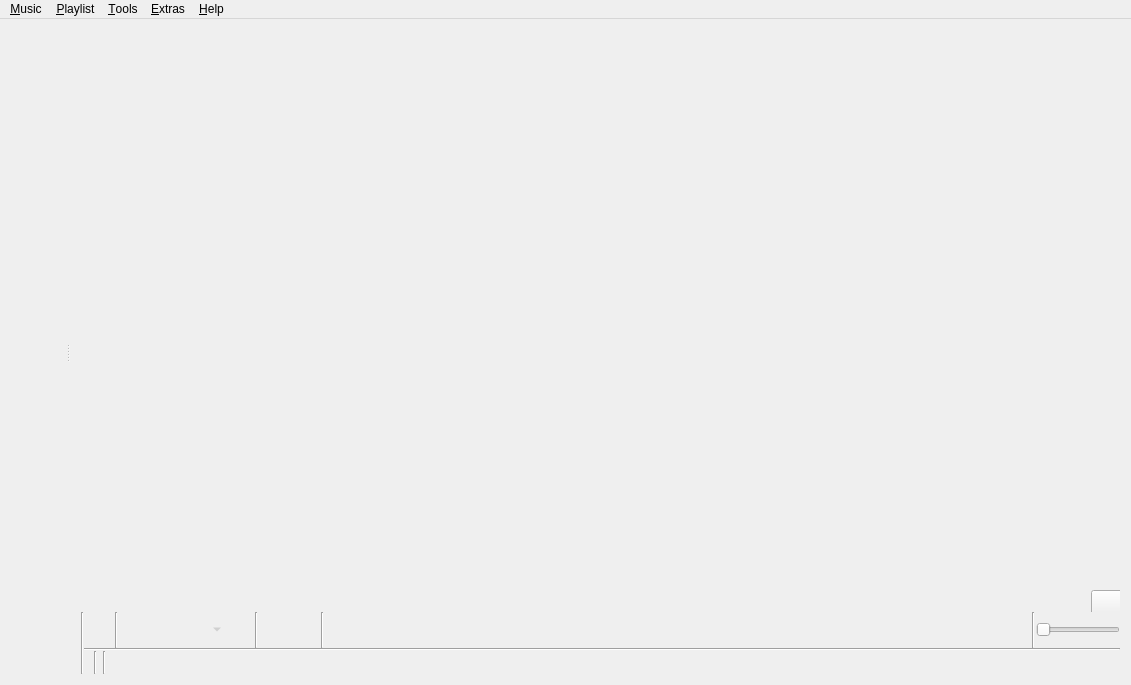
<?xml version="1.0" encoding="UTF-8"?>
<ui version="4.0">
 <class>MainWindow</class>
 <widget class="QMainWindow" name="MainWindow">
  <property name="geometry">
   <rect>
    <x>0</x>
    <y>0</y>
    <width>1131</width>
    <height>685</height>
   </rect>
  </property>
  <property name="windowTitle">
   <string>AudioWire</string>
  </property>
  <property name="windowIcon">
   <iconset resource="../../data/data.qrc">
    <normaloff>:/icon.png</normaloff>:/icon.png</iconset>
  </property>
  <widget class="QWidget" name="centralWidget">
   <layout class="QVBoxLayout" name="verticalLayout_8">
    <property name="spacing">
     <number>0</number>
    </property>
    <property name="margin">
     <number>0</number>
    </property>
    <item>
     <widget class="QSplitter" name="splitter">
      <property name="orientation">
       <enum>Qt::Horizontal</enum>
      </property>
      <widget class="QWidget" name="sidebar_layout">
       <layout class="QVBoxLayout" name="verticalLayout_4">
        <property name="spacing">
         <number>0</number>
        </property>
        <item>
         <widget class="FancyTabWidget" name="tabs" native="true"/>
        </item>
        <item>
         <widget class="NowPlayingWidget" name="now_playing" native="true"/>
        </item>
       </layout>
      </widget>
      <widget class="QWidget" name="playlist_layout">
       <layout class="QVBoxLayout" name="verticalLayout_7">
        <property name="spacing">
         <number>0</number>
        </property>
        <item>
         <widget class="PlaylistContainer" name="playlist" native="true">
          <property name="sizePolicy">
           <sizepolicy hsizetype="Preferred" vsizetype="Expanding">
            <horstretch>0</horstretch>
            <verstretch>0</verstretch>
           </sizepolicy>
          </property>
          <widget class="QPushButton" name="pushButton">
           <property name="geometry">
            <rect>
             <x>1010</x>
             <y>560</y>
             <width>98</width>
             <height>27</height>
            </rect>
           </property>
           <property name="text">
            <string>Algo IA</string>
           </property>
          </widget>
          <addaction name="action_edit_track"/>
          <addaction name="action_edit_value"/>
         </widget>
        </item>
        <item>
         <layout class="QHBoxLayout" name="horizontalLayout_4">
          <property name="spacing">
           <number>0</number>
          </property>
          <item>
           <widget class="Line" name="line_6">
            <property name="orientation">
             <enum>Qt::Vertical</enum>
            </property>
           </widget>
          </item>
          <item>
           <widget class="QWidget" name="player_controls_container" native="true">
            <layout class="QVBoxLayout" name="player_controls_layout">
             <property name="spacing">
              <number>0</number>
             </property>
             <property name="margin">
              <number>0</number>
             </property>
             <item>
              <widget class="QFrame" name="player_controls">
               <property name="frameShape">
                <enum>QFrame::NoFrame</enum>
               </property>
               <layout class="QHBoxLayout" name="horizontalLayout_2">
                <property name="spacing">
                 <number>1</number>
                </property>
                <property name="margin">
                 <number>0</number>
                </property>
                <item>
                 <widget class="QToolButton" name="clear_playlist_button">
                  <property name="iconSize">
                   <size>
                    <width>22</width>
                    <height>22</height>
                   </size>
                  </property>
                  <property name="autoRaise">
                   <bool>true</bool>
                  </property>
                 </widget>
                </item>
                <item>
                 <widget class="Line" name="line_3">
                  <property name="orientation">
                   <enum>Qt::Vertical</enum>
                  </property>
                 </widget>
                </item>
                <item>
                 <widget class="QToolButton" name="back_button">
                  <property name="iconSize">
                   <size>
                    <width>22</width>
                    <height>22</height>
                   </size>
                  </property>
                  <property name="autoRaise">
                   <bool>true</bool>
                  </property>
                 </widget>
                </item>
                <item>
                 <widget class="QToolButton" name="pause_play_button">
                  <property name="iconSize">
                   <size>
                    <width>22</width>
                    <height>22</height>
                   </size>
                  </property>
                  <property name="autoRaise">
                   <bool>true</bool>
                  </property>
                 </widget>
                </item>
                <item>
                 <widget class="QToolButton" name="stop_button">
                  <property name="enabled">
                   <bool>false</bool>
                  </property>
                  <property name="iconSize">
                   <size>
                    <width>22</width>
                    <height>22</height>
                   </size>
                  </property>
                  <property name="popupMode">
                   <enum>QToolButton::MenuButtonPopup</enum>
                  </property>
                  <property name="autoRaise">
                   <bool>true</bool>
                  </property>
                 </widget>
                </item>
                <item>
                 <widget class="QToolButton" name="forward_button">
                  <property name="iconSize">
                   <size>
                    <width>22</width>
                    <height>22</height>
                   </size>
                  </property>
                  <property name="autoRaise">
                   <bool>true</bool>
                  </property>
                 </widget>
                </item>
                <item>
                 <widget class="QWidget" name="last_fm_controls" native="true">
                  <layout class="QHBoxLayout" name="horizontalLayout_3">
                   <property name="spacing">
                    <number>1</number>
                   </property>
                   <property name="margin">
                    <number>0</number>
                   </property>
                   <item>
                    <widget class="Line" name="lastfm_line">
                     <property name="orientation">
                      <enum>Qt::Vertical</enum>
                     </property>
                    </widget>
                   </item>
                   <item>
                    <widget class="QToolButton" name="love_button">
                     <property name="iconSize">
                      <size>
                       <width>22</width>
                       <height>22</height>
                      </size>
                     </property>
                     <property name="autoRaise">
                      <bool>true</bool>
                     </property>
                    </widget>
                   </item>
                   <item>
                    <widget class="QToolButton" name="ban_button">
                     <property name="iconSize">
                      <size>
                       <width>22</width>
                       <height>22</height>
                      </size>
                     </property>
                     <property name="autoRaise">
                      <bool>true</bool>
                     </property>
                    </widget>
                   </item>
                  </layout>
                 </widget>
                </item>
                <item>
                 <widget class="Line" name="line">
                  <property name="orientation">
                   <enum>Qt::Vertical</enum>
                  </property>
                 </widget>
                </item>
                <item>
                 <widget class="AnalyzerContainer" name="analyzer" native="true">
                  <property name="sizePolicy">
                   <sizepolicy hsizetype="Expanding" vsizetype="Preferred">
                    <horstretch>100</horstretch>
                    <verstretch>0</verstretch>
                   </sizepolicy>
                  </property>
                  <property name="minimumSize">
                   <size>
                    <width>0</width>
                    <height>36</height>
                   </size>
                  </property>
                 </widget>
                </item>
                <item>
                 <spacer name="horizontalSpacer">
                  <property name="orientation">
                   <enum>Qt::Horizontal</enum>
                  </property>
                  <property name="sizeType">
                   <enum>QSizePolicy::Expanding</enum>
                  </property>
                  <property name="sizeHint" stdset="0">
                   <size>
                    <width>0</width>
                    <height>0</height>
                   </size>
                  </property>
                 </spacer>
                </item>
                <item>
                 <widget class="Line" name="line_4">
                  <property name="orientation">
                   <enum>Qt::Vertical</enum>
                  </property>
                 </widget>
                </item>
                <item>
                 <widget class="Amarok::VolumeSlider" name="volume">
                  <property name="sizePolicy">
                   <sizepolicy hsizetype="Minimum" vsizetype="Fixed">
                    <horstretch>0</horstretch>
                    <verstretch>0</verstretch>
                   </sizepolicy>
                  </property>
                  <property name="maximum">
                   <number>100</number>
                  </property>
                  <property name="orientation">
                   <enum>Qt::Horizontal</enum>
                  </property>
                 </widget>
                </item>
               </layout>
              </widget>
             </item>
             <item>
              <widget class="QWidget" name="status_bar" native="true">
               <property name="sizePolicy">
                <sizepolicy hsizetype="Preferred" vsizetype="Fixed">
                 <horstretch>0</horstretch>
                 <verstretch>0</verstretch>
                </sizepolicy>
               </property>
               <layout class="QVBoxLayout" name="status_bar_layout">
                <property name="spacing">
                 <number>0</number>
                </property>
                <property name="margin">
                 <number>0</number>
                </property>
                <item>
                 <widget class="Line" name="status_bar_line">
                  <property name="orientation">
                   <enum>Qt::Horizontal</enum>
                  </property>
                 </widget>
                </item>
                <item>
                 <widget class="QWidget" name="status_bar_internal" native="true">
                  <property name="sizePolicy">
                   <sizepolicy hsizetype="Preferred" vsizetype="Fixed">
                    <horstretch>0</horstretch>
                    <verstretch>0</verstretch>
                   </sizepolicy>
                  </property>
                  <layout class="QHBoxLayout" name="horizontalLayout">
                   <property name="spacing">
                    <number>3</number>
                   </property>
                   <property name="margin">
                    <number>0</number>
                   </property>
                   <item>
                    <widget class="QStackedWidget" name="status_bar_stack">
                     <widget class="MultiLoadingIndicator" name="multi_loading_indicator"/>
                     <widget class="QWidget" name="playlist_summary_page">
                      <layout class="QVBoxLayout" name="playlist_summary_layout">
                       <property name="spacing">
                        <number>0</number>
                       </property>
                       <property name="margin">
                        <number>0</number>
                       </property>
                       <item>
                        <widget class="QLabel" name="playlist_summary">
                         <property name="alignment">
                          <set>Qt::AlignRight|Qt::AlignTrailing|Qt::AlignVCenter</set>
                         </property>
                        </widget>
                       </item>
                      </layout>
                     </widget>
                    </widget>
                   </item>
                   <item>
                    <widget class="Line" name="line_5">
                     <property name="orientation">
                      <enum>Qt::Vertical</enum>
                     </property>
                    </widget>
                   </item>
                   <item>
                    <widget class="PlaylistSequence" name="playlist_sequence" native="true"/>
                   </item>
                   <item>
                    <widget class="Line" name="line_2">
                     <property name="orientation">
                      <enum>Qt::Vertical</enum>
                     </property>
                    </widget>
                   </item>
                   <item>
                    <widget class="QToolButton" name="scrobbling_button">
                     <property name="enabled">
                      <bool>true</bool>
                     </property>
                     <property name="sizePolicy">
                      <sizepolicy hsizetype="Fixed" vsizetype="Fixed">
                       <horstretch>0</horstretch>
                       <verstretch>0</verstretch>
                      </sizepolicy>
                     </property>
                     <property name="text">
                      <string/>
                     </property>
                     <property name="iconSize">
                      <size>
                       <width>16</width>
                       <height>16</height>
                      </size>
                     </property>
                     <property name="autoRaise">
                      <bool>true</bool>
                     </property>
                    </widget>
                   </item>
                   <item>
                    <widget class="TrackSlider" name="track_slider" native="true">
                     <property name="sizePolicy">
                      <sizepolicy hsizetype="Preferred" vsizetype="Preferred">
                       <horstretch>10</horstretch>
                       <verstretch>0</verstretch>
                      </sizepolicy>
                     </property>
                    </widget>
                   </item>
                  </layout>
                 </widget>
                </item>
               </layout>
              </widget>
             </item>
            </layout>
           </widget>
          </item>
         </layout>
        </item>
       </layout>
      </widget>
     </widget>
    </item>
   </layout>
  </widget>
  <widget class="QMenuBar" name="menuBar">
   <property name="geometry">
    <rect>
     <x>0</x>
     <y>0</y>
     <width>1131</width>
     <height>25</height>
    </rect>
   </property>
   <widget class="QMenu" name="menu_music">
    <property name="title">
     <string>&amp;Music</string>
    </property>
    <addaction name="action_open_media"/>
    <addaction name="action_open_cd"/>
    <addaction name="action_add_podcast"/>
    <addaction name="separator"/>
    <addaction name="action_previous_track"/>
    <addaction name="action_play_pause"/>
    <addaction name="action_stop"/>
    <addaction name="action_next_track"/>
    <addaction name="separator"/>
    <addaction name="action_mute"/>
    <addaction name="separator"/>
    <addaction name="action_love"/>
    <addaction name="action_ban"/>
    <addaction name="separator"/>
    <addaction name="action_quit"/>
   </widget>
   <widget class="QMenu" name="menu_playlist">
    <property name="title">
     <string>&amp;Playlist</string>
    </property>
    <addaction name="action_add_file"/>
    <addaction name="action_add_folder"/>
    <addaction name="action_add_stream"/>
    <addaction name="separator"/>
    <addaction name="action_shuffle_mode"/>
    <addaction name="action_repeat_mode"/>
    <addaction name="separator"/>
    <addaction name="action_new_playlist"/>
    <addaction name="action_save_playlist"/>
    <addaction name="action_load_playlist"/>
    <addaction name="separator"/>
    <addaction name="action_jump"/>
    <addaction name="action_clear_playlist"/>
    <addaction name="action_shuffle"/>
    <addaction name="action_remove_duplicates"/>
   </widget>
   <widget class="QMenu" name="menu_help">
    <property name="title">
     <string>&amp;Help</string>
    </property>
    <addaction name="action_about"/>
    <addaction name="action_about_qt"/>
    <addaction name="separator"/>
    <addaction name="separator"/>
   </widget>
   <widget class="QMenu" name="menu_extras">
    <property name="title">
     <string>&amp;Extras</string>
    </property>
    <addaction name="action_rain"/>
    <addaction name="action_hypnotoad"/>
    <addaction name="action_enterprise"/>
    <addaction name="action_kittens"/>
    <addaction name="action_console"/>
    <addaction name="separator"/>
   </widget>
   <widget class="QMenu" name="menu_tools">
    <property name="title">
     <string>&amp;Tools</string>
    </property>
    <addaction name="action_cover_manager"/>
    <addaction name="action_queue_manager"/>
    <addaction name="action_equalizer"/>
    <addaction name="action_visualisations"/>
    <addaction name="action_transcode"/>
    <addaction name="separator"/>
    <addaction name="action_update_library"/>
    <addaction name="action_full_library_scan"/>
    <addaction name="separator"/>
    <addaction name="action_configure"/>
   </widget>
   <addaction name="menu_music"/>
   <addaction name="menu_playlist"/>
   <addaction name="menu_tools"/>
   <addaction name="menu_extras"/>
   <addaction name="menu_help"/>
  </widget>
  <action name="action_previous_track">
   <property name="text">
    <string>Previous track</string>
   </property>
   <property name="shortcut">
    <string>F5</string>
   </property>
  </action>
  <action name="action_play_pause">
   <property name="text">
    <string>Play</string>
   </property>
   <property name="shortcut">
    <string>F6</string>
   </property>
  </action>
  <action name="action_stop">
   <property name="enabled">
    <bool>false</bool>
   </property>
   <property name="text">
    <string>Stop</string>
   </property>
   <property name="shortcut">
    <string>F7</string>
   </property>
  </action>
  <action name="action_next_track">
   <property name="text">
    <string>Next track</string>
   </property>
   <property name="shortcut">
    <string>F8</string>
   </property>
  </action>
  <action name="action_quit">
   <property name="text">
    <string>&amp;Quit</string>
   </property>
   <property name="shortcut">
    <string>Ctrl+Q</string>
   </property>
   <property name="menuRole">
    <enum>QAction::QuitRole</enum>
   </property>
  </action>
  <action name="action_stop_after_this_track">
   <property name="text">
    <string>Stop after this track</string>
   </property>
   <property name="shortcut">
    <string>Ctrl+Alt+V</string>
   </property>
  </action>
  <action name="action_love">
   <property name="enabled">
    <bool>false</bool>
   </property>
   <property name="icon">
    <iconset resource="../../data/data.qrc">
     <normaloff>:/last.fm/love.png</normaloff>:/last.fm/love.png</iconset>
   </property>
   <property name="text">
    <string>Love</string>
   </property>
   <property name="shortcut">
    <string>Ctrl+L</string>
   </property>
  </action>
  <action name="action_ban">
   <property name="enabled">
    <bool>false</bool>
   </property>
   <property name="icon">
    <iconset resource="../../data/data.qrc">
     <normaloff>:/last.fm/ban.png</normaloff>:/last.fm/ban.png</iconset>
   </property>
   <property name="text">
    <string>Ban</string>
   </property>
   <property name="shortcut">
    <string>Ctrl+B</string>
   </property>
  </action>
  <action name="action_clear_playlist">
   <property name="text">
    <string>Clear playlist</string>
   </property>
   <property name="toolTip">
    <string>Clear playlist</string>
   </property>
   <property name="shortcut">
    <string>Ctrl+K</string>
   </property>
  </action>
  <action name="action_edit_track">
   <property name="text">
    <string>Edit track information...</string>
   </property>
   <property name="shortcut">
    <string>Ctrl+E</string>
   </property>
  </action>
  <action name="action_renumber_tracks">
   <property name="text">
    <string>Renumber tracks in this order...</string>
   </property>
  </action>
  <action name="action_selection_set_value">
   <property name="text">
    <string>Set value for all selected tracks...</string>
   </property>
  </action>
  <action name="action_edit_value">
   <property name="text">
    <string>Edit tag...</string>
   </property>
   <property name="shortcut">
    <string>F2</string>
   </property>
  </action>
  <action name="action_configure">
   <property name="text">
    <string>Preferences...</string>
   </property>
   <property name="shortcut">
    <string>Ctrl+P</string>
   </property>
   <property name="menuRole">
    <enum>QAction::PreferencesRole</enum>
   </property>
  </action>
  <action name="action_about">
   <property name="text">
    <string>About AudioWire...</string>
   </property>
   <property name="shortcut">
    <string>F1</string>
   </property>
   <property name="menuRole">
    <enum>QAction::AboutRole</enum>
   </property>
  </action>
  <action name="action_shuffle">
   <property name="text">
    <string>Shuffle playlist</string>
   </property>
   <property name="shortcut">
    <string>Ctrl+H</string>
   </property>
  </action>
  <action name="action_add_file">
   <property name="text">
    <string>Add file...</string>
   </property>
   <property name="shortcut">
    <string>Ctrl+Shift+A</string>
   </property>
  </action>
  <action name="action_add_stream">
   <property name="text">
    <string>Add stream...</string>
   </property>
   <property name="shortcut">
    <string>Ctrl+O</string>
   </property>
  </action>
  <action name="action_open_media">
   <property name="text">
    <string>Open file...</string>
   </property>
  </action>
  <action name="action_open_cd">
   <property name="text">
    <string>Open &amp;audio CD...</string>
   </property>
  </action>
  <action name="action_cover_manager">
   <property name="text">
    <string>Cover Manager</string>
   </property>
  </action>
  <action name="action_rain">
   <property name="checkable">
    <bool>true</bool>
   </property>
   <property name="text">
    <string comment="Label for button to enable/disable rain background sound.">Rain</string>
   </property>
  </action>
  <action name="action_hypnotoad">
   <property name="checkable">
    <bool>true</bool>
   </property>
   <property name="text">
    <string comment="Label for button to enable/disable Hypnotoad background sound.">All Glory to the Hypnotoad!</string>
   </property>
  </action>
  <action name="action_enterprise">
   <property name="checkable">
    <bool>true</bool>
   </property>
   <property name="text">
    <string comment="Label for button to enable/disable Enterprise background sound.">Make it so!</string>
   </property>
  </action>
  <action name="action_kittens">
   <property name="checkable">
    <bool>true</bool>
   </property>
   <property name="text">
    <string comment="Label for buton to enable/disable kittens in the now playing widget">Kittens</string>
   </property>
  </action>
  <action name="action_console">
   <property name="text">
    <string>Console</string>
   </property>
  </action>
  <action name="action_shuffle_mode">
   <property name="text">
    <string>&amp;Shuffle mode</string>
   </property>
  </action>
  <action name="action_repeat_mode">
   <property name="text">
    <string>&amp;Repeat mode</string>
   </property>
  </action>
  <action name="action_remove_from_playlist">
   <property name="text">
    <string>Remove from playlist</string>
   </property>
  </action>
  <action name="action_equalizer">
   <property name="text">
    <string>Equalizer</string>
   </property>
  </action>
  <action name="action_transcode">
   <property name="text">
    <string>Transcode Music</string>
   </property>
  </action>
  <action name="action_add_folder">
   <property name="text">
    <string>Add folder...</string>
   </property>
  </action>
  <action name="action_jump">
   <property name="text">
    <string>Jump to the currently playing track</string>
   </property>
   <property name="shortcut">
    <string>Ctrl+J</string>
   </property>
  </action>
  <action name="action_new_playlist">
   <property name="text">
    <string>New playlist</string>
   </property>
   <property name="shortcut">
    <string>Ctrl+N</string>
   </property>
  </action>
  <action name="action_save_playlist">
   <property name="text">
    <string>Save playlist...</string>
   </property>
   <property name="shortcut">
    <string>Ctrl+S</string>
   </property>
  </action>
  <action name="action_load_playlist">
   <property name="text">
    <string>Load playlist...</string>
   </property>
   <property name="shortcut">
    <string>Ctrl+Shift+O</string>
   </property>
  </action>
  <action name="action_next_playlist">
   <property name="text">
    <string>Go to next playlist tab</string>
   </property>
  </action>
  <action name="action_previous_playlist">
   <property name="text">
    <string>Go to previous playlist tab</string>
   </property>
  </action>
  <action name="action_update_library">
   <property name="text">
    <string>Update changed library folders</string>
   </property>
  </action>
  <action name="action_visualisations">
   <property name="text">
    <string>Visualizations</string>
   </property>
  </action>
  <action name="action_queue_manager">
   <property name="text">
    <string>Queue Manager</string>
   </property>
  </action>
  <action name="action_about_qt">
   <property name="text">
    <string>About Qt...</string>
   </property>
   <property name="menuRole">
    <enum>QAction::AboutQtRole</enum>
   </property>
  </action>
  <action name="action_mute">
   <property name="checkable">
    <bool>true</bool>
   </property>
   <property name="text">
    <string>Mute</string>
   </property>
   <property name="shortcut">
    <string>Ctrl+M</string>
   </property>
  </action>
  <action name="action_full_library_scan">
   <property name="text">
    <string>Do a full library rescan</string>
   </property>
  </action>
  <action name="action_auto_complete_tags">
   <property name="icon">
    <iconset resource="../../data/data.qrc">
     <normaloff>:/providers/musicbrainz.png</normaloff>:/providers/musicbrainz.png</iconset>
   </property>
   <property name="text">
    <string>Complete tags automatically...</string>
   </property>
   <property name="shortcut">
    <string>Ctrl+T</string>
   </property>
  </action>
  <action name="action_toggle_scrobbling">
   <property name="text">
    <string>Toggle scrobbling</string>
   </property>
  </action>
  <action name="action_add_podcast">
   <property name="icon">
    <iconset resource="../../data/data.qrc">
     <normaloff>:/providers/podcast16.png</normaloff>:/providers/podcast16.png</iconset>
   </property>
   <property name="text">
    <string>Add podcast...</string>
   </property>
  </action>
  <action name="action_remove_duplicates">
   <property name="text">
    <string>Remove duplicates from playlist</string>
   </property>
  </action>
  <action name="actionAbout_AudioWire">
   <property name="text">
    <string>About AudioWire</string>
   </property>
  </action>
 </widget>
 <layoutdefault spacing="6" margin="11"/>
 <customwidgets>
  <customwidget>
   <class>Amarok::VolumeSlider</class>
   <extends>QSlider</extends>
   <header>widgets/sliderwidget.h</header>
  </customwidget>
  <customwidget>
   <class>AnalyzerContainer</class>
   <extends>QWidget</extends>
   <header>analyzers/analyzercontainer.h</header>
   <container>1</container>
  </customwidget>
  <customwidget>
   <class>PlaylistContainer</class>
   <extends>QWidget</extends>
   <header>playlist/playlistcontainer.h</header>
   <container>1</container>
  </customwidget>
  <customwidget>
   <class>TrackSlider</class>
   <extends>QWidget</extends>
   <header>widgets/trackslider.h</header>
   <container>1</container>
  </customwidget>
  <customwidget>
   <class>PlaylistSequence</class>
   <extends>QWidget</extends>
   <header>playlist/playlistsequence.h</header>
   <container>1</container>
  </customwidget>
  <customwidget>
   <class>MultiLoadingIndicator</class>
   <extends>QWidget</extends>
   <header>widgets/multiloadingindicator.h</header>
   <container>1</container>
  </customwidget>
  <customwidget>
   <class>NowPlayingWidget</class>
   <extends>QWidget</extends>
   <header>widgets/nowplayingwidget.h</header>
   <container>1</container>
  </customwidget>
  <customwidget>
   <class>FancyTabWidget</class>
   <extends>QWidget</extends>
   <header>widgets/fancytabwidget.h</header>
  </customwidget>
 </customwidgets>
 <resources>
  <include location="../../data/data.qrc"/>
 </resources>
 <connections/>
</ui>
